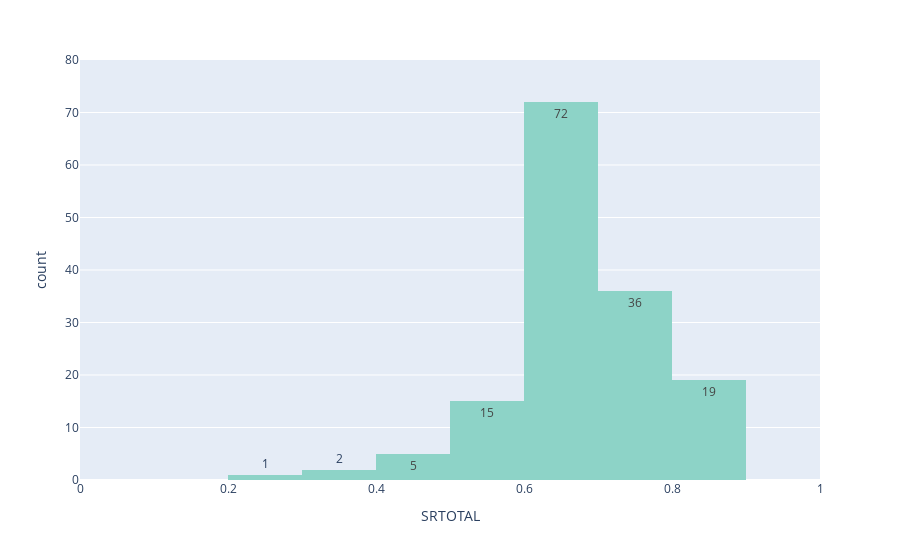

The code cell stored with this chart in its notebook:
### Code cell
fig = px.histogram(df_quality, x='SRTOTAL', range_x=[0, 1], range_y=[0, 80], nbins=10, text_auto=True, color_discrete_sequence=px.colors.qualitative.Set3)
fig.show()

mean = np.mean(df_quality['SRTOTAL'])
print(f'mean: {mean}')

std = np.std(df_quality['SRTOTAL'])
print(f'std: {std}')

variance = np.var(df_quality['SRTOTAL'])
print(f'variance: {variance}')

min = np.min(df_quality['SRTOTAL'])
print(f'min: {min}')

max = np.max(df_quality['SRTOTAL'])
print(f'max: {max}')

median = np.median(df_quality['SRTOTAL'])
print(f'median: {median}')

### Figure 1 — Plotly figure (JSON) as saved in the notebook; plotly's stock layout.template omitted (floating-point values rounded to 4 significant figures; data arrays with more than 128 entries replaced by an {"elided": "..."} marker saying what was removed)
{"data": [{"alignmentgroup": "True", "bingroup": "x", "hovertemplate": "SRTOTAL=%{x}<br>count=%{y}<extra></extra>", "legendgroup": "", "marker": {"color": "rgb(141,211,199)", "pattern": {"shape": ""}}, "name": "", "nbinsx": 10, "offsetgroup": "", "orientation": "v", "showlegend": false, "texttemplate": "%{value}", "type": "histogram", "x": {"elided": "150 float values"}, "xaxis": "x", "yaxis": "y"}], "layout": {"barmode": "relative", "legend": {"tracegroupgap": 0}, "margin": {"t": 60}, "xaxis": {"anchor": "y", "domain": [0, 1], "range": [0, 1], "title": {"text": "SRTOTAL"}}, "yaxis": {"anchor": "x", "domain": [0, 1], "range": [0, 80], "title": {"text": "count"}}}}
